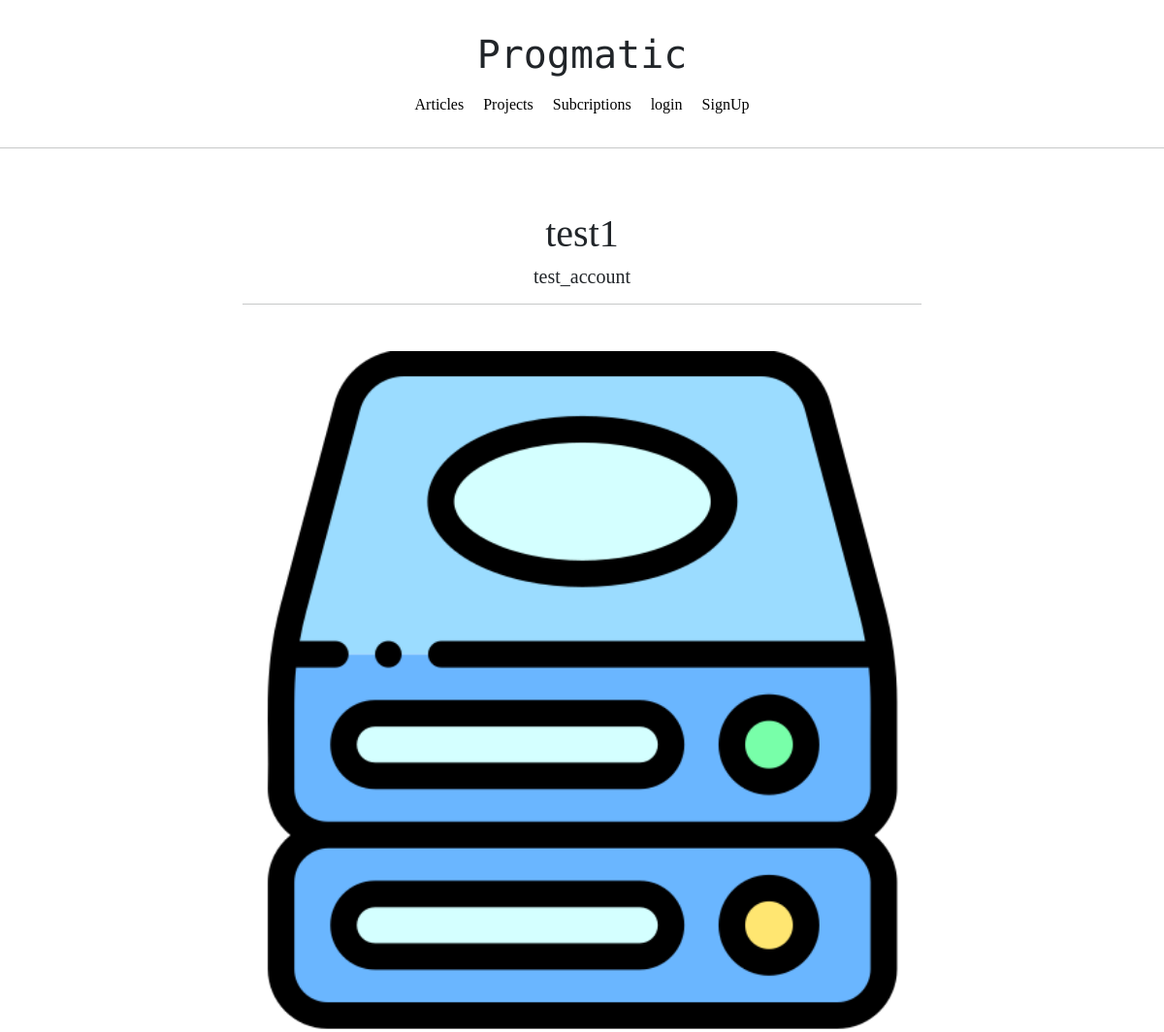
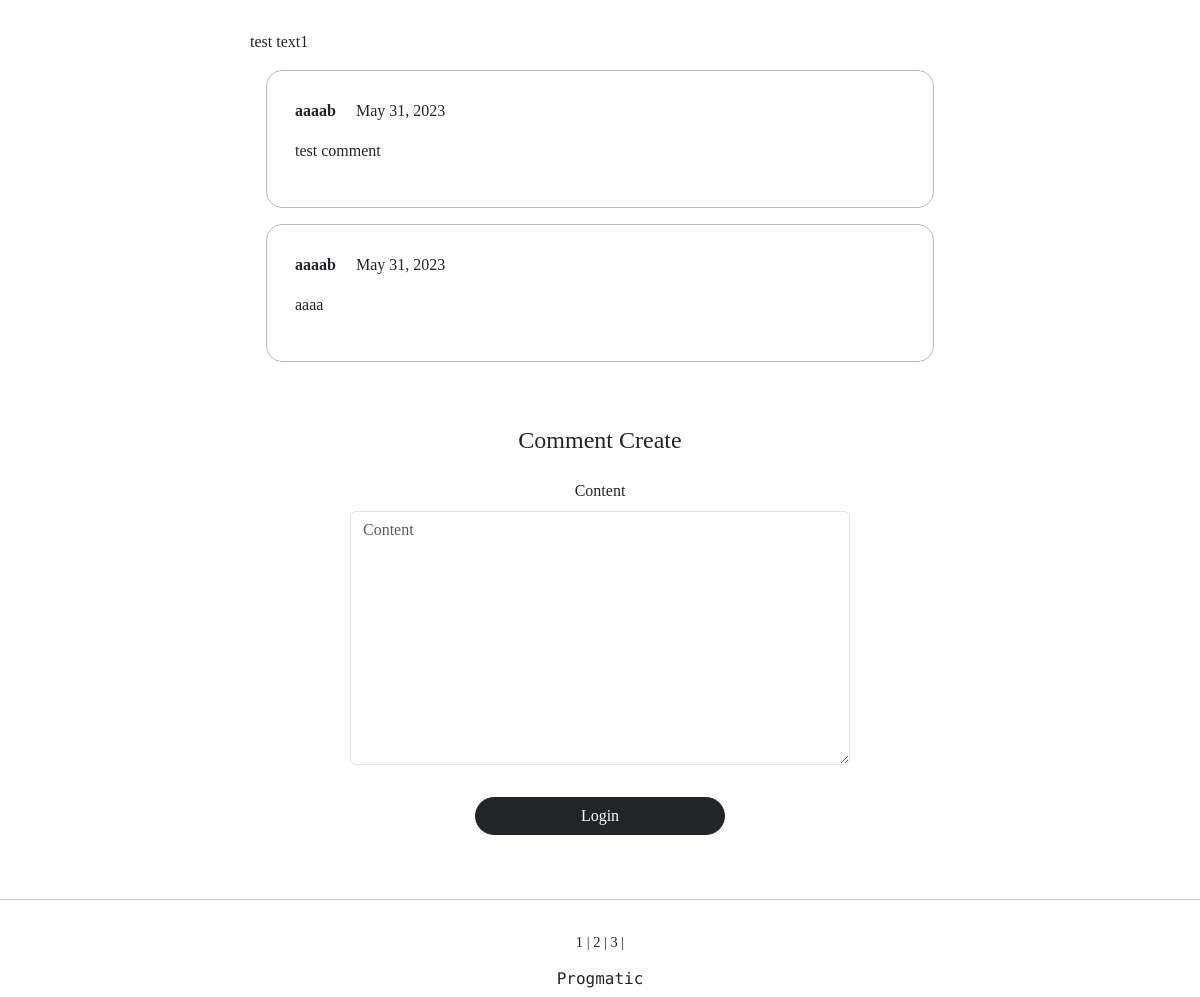
The page /articles/detail/2 on the database its author committed (2 pictures, top to bottom).
### articleapp/models.py (models this page shows)
class Articles(models.Model):
    writer = models.ForeignKey(User, on_delete=models.SET_NULL, related_name='article', null=True)
    project = models.ForeignKey(Project, on_delete=models.SET_NULL, related_name='project', null=True)
    title = models.CharField(max_length=200, null=True)
    image = models.ImageField(upload_to='article/', null=False)
    content = models.TextField(null=True)
    create_at = models.DateField(auto_now_add=True, null=True)

### profileapp/models.py (models this page shows)
class Profile(models.Model):
    user = models.OneToOneField(User, on_delete=models.CASCADE, related_name='profile')
    image = models.ImageField(upload_to='profile/', null=True)
    nickname = models.CharField(max_length=20, unique=True, null=True)
    message = models.CharField(max_length=100, null=True)

### commentapp/models.py (models this page shows)
class Comment(models.Model):
    article = models.ForeignKey(Articles, on_delete=models.SET_NULL, null=True, related_name='comment')
    writer = models.ForeignKey(User, on_delete=models.SET_NULL, null= True, related_name='comment')
    content = models.TextField(null=False)
    create_at = models.DateField(auto_now=True)

### articleapp/views.py (the view)
# urls.py: path('detail/<int:pk>', ArticleDetailView.as_view(), name='detail'),
class ArticleDetailView(DetailView, FormMixin):
    model = Articles
    form_class = CommentCreationForm
    context_object_name = 'target_article'
    template_name = 'articleapp/detail.html'

### commentapp/forms.py
class CommentCreationForm(ModelForm):
    class Meta:
        model = Comment
        fields = ['content']

### articleapp/templates/articleapp/detail.html (shortened to what this page needs)
{% extends 'base.html'%}
{% block content %}
    <div>
        <div style="text-align: center; max-width:700px; margin: 4rem auto;">
            <h1>
                {{ target_article.title }}
            </h1>
            <h5>
                {{ target_article.writer.profile.nickname }}
            </h5>
            <hr>
            <img style="width:100%; border-radius: 1rem; margin: 2rem 0;"
                src="{{ target_article.image.url }}" alt="">
            <div class="text-start">
                {{ target_article.content | safe}}
            </div>
            {% for comment in target_article.comment.all %}
                {% include 'commentapp/detail.html' with comment=comment %}
            {% endfor %}
            {% include 'commentapp/create.html' with article=target_article %}
        </div>
    </div>
{% endblock %}

### commentapp/templates/commentapp/detail.html (shortened to what this page needs)
<div style="border: 1px solid; text-align:left; padding: 4%; margin: 1rem; border-radius: 1rem;
            border-color:#bbb;">
    <div>
        <strong>
            {{ comment.writer.profile.nickname }}
        </strong>
        {{ comment.create_at }}
    </div>
    <div style="margin: 1rem 0;">
        {{ comment.content }}
    </div>
</div>

### rows shown on the page
Articles: title "test1", writer.profile.nickname "test_account", image (picture), content "test text1"
Comment: writer.profile.nickname "aaaab", create_at "May 31, 2023", content "test comment"
Comment: writer.profile.nickname "aaaab", create_at "May 31, 2023", content "aaaa"
